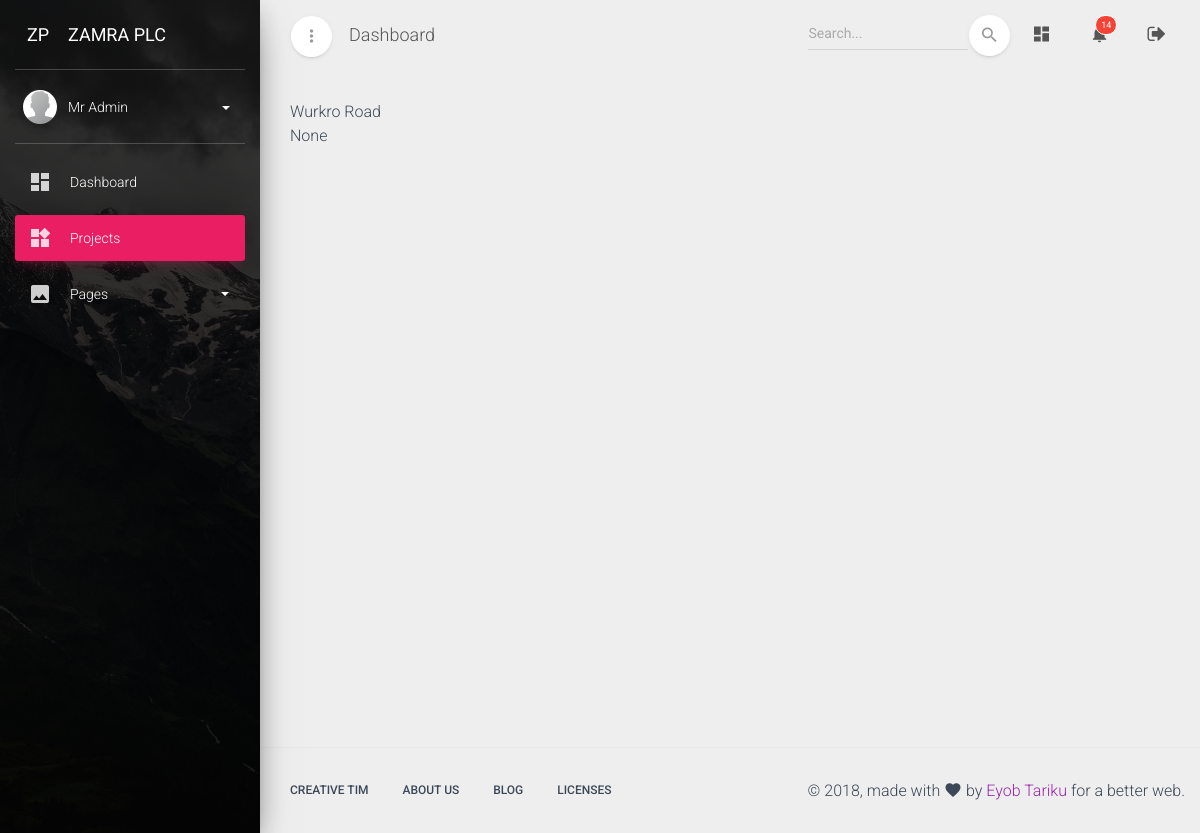
Page /dashboard/project/9 (signed in) on the committed database.
### dashboard/models.py (models this page shows, shortened)
class CustomUser(AbstractUser):
    avatar = models.ImageField(upload_to='avatars/', null=True, blank=True)
    full_name = models.CharField(max_length=120)
    job_title = models.CharField(max_length=100)
    bio = models.TextField('Short Bio', null=True, blank=True)
    projects_followed = models.ManyToManyField(
        'Project',
        related_name='project_followers',
        blank=True
    )
    projects_administered = models.ManyToManyField(
        'Project',
        related_name='projects_admins',
        blank=True
    )
    is_project_admin = models.BooleanField(
        'Administer Project Detals',
        default=False,
    )
    is_insurance_admin = models.BooleanField(
        'Administer Insurance Details',
        default=False,
    )
    is_variation_admin = models.BooleanField(
        'Administer Variation Details',
        default=False,
    )
    is_claim_admin = models.BooleanField(
        'Administer Time Claim Details',
        default=False,
    )
    is_payment_admin = models.BooleanField(
        'Administer Payment Details',
        default=False,
    )
    def get_full_name(self):
        return self.full_name
    def get_screen_name(self):
        if self.full_name:
            return self.get_full_name()
        else:
            return self.username
    def unseen_notifications(self, *args, **kwargs):
        return self.received_notifications.filter(is_seen=False)

class Base(models.Model):
    created_at = models.DateTimeField(
        auto_now_add=True,
        help_text='Record created date and time'
    )
    updated_at = models.DateTimeField(
        auto_now=True,
        help_text='Record last updated date and time'
    )
    class Meta:
        abstract = True

class Project(Base):
    CONSTRUCTION_TYPE_CHOICES = (
        ('builiding', 'Buildings and Structures'),
        ('road', 'Road and Highway'),
        ('water', 'Water and Irrigations'),
    )
    PROJECT_STATUS_CHOICES = (
        (1, 'Unknown'),
        (2, 'Mobilization'),
        (3, 'Active'),
        (4, 'Rectification'),
        (5, 'Suspended'),
        (6, 'Terminated'),
        (7, 'Closed'),
    )
    construction_type = models.CharField(
        max_length=60,
        choices=CONSTRUCTION_TYPE_CHOICES,
        default='builiding'
    )
    status = models.IntegerField(
        'Project Status',
        choices=PROJECT_STATUS_CHOICES,
        default=1,
    )
    consultant = models.ForeignKey(Consultant, on_delete=models.CASCADE)
    employer = models.CharField(
        max_length=100,
        help_text='Official full name of the Employer',
    )
    full_name = models.CharField(
        'Official Project Title',
        max_length=100,
        help_text='Official full name of the construction project',
    )
    short_name = models.CharField(
        'Short Unofficial Project Title',
        max_length=100,
        help_text='Short common name of the construction project',
    )
    project_code = models.CharField(
        'Project Code (Optional)',
        max_length=30,
        null=True, blank=True,
    )
    description = models.TextField(
        'Short Project Description',
        null=True, blank=True,
        help_text='Short description of the construction project. (Optional)',
    )
    contract_amount = models.DecimalField(
        max_digits=16, decimal_places=2,
        null=True, blank=True,
        help_text='Project contract amount in ETB (before VAT)',
    )
    signing_date = models.DateField(
        'Agreement Signing Date',
        null=True, blank=True,
    )
    site_handover = models.DateField(
        'Site Handover Date',
        null=True, blank=True,
    )
    commencement_date = models.DateField(
        'commencement Date',
        null=True, blank=True,
    )
    period = models.PositiveIntegerField(
        'Contract Period',
        null=True, blank=True,
        help_text='Project life time in calendar days'
    )
    created_by = models.ForeignKey(
        CustomUser,
        related_name='projects',
        null=True,
        on_delete=models.SET_NULL,
    )
    objects = models.Manager()
    my_projects = managers.ProjectManager()
    tracker = FieldTracker()
    class Meta:
        ordering = ['status', '-updated_at', 'short_name', ]
        get_latest_by = 'updated_at'
        permissions = (
            ('admin_project', 'Administer Project'),
        )
    def __str__(self):
        return self.short_name

### dashboard/views/projects.py (the view)
# urls.py: path('project/<int:pk>', projects.ProjectDetail.as_view(), name='project-detail'),
class ProjectDetail(LoginRequiredMixin, generic.DetailView):
    model = models.Project
    template_name = 'dashboard/projects/project_detail.html'
    def get_context_data(self, *args, **kwargs):
        context = super(ProjectDetail, self).get_context_data(*args, **kwargs)
        context['page_name'] = 'Projects'
        return context

### dashboard/templates/dashboard/projects/project_detail.html (shortened to what this page needs)
{% extends 'dashboard_base.html' %}
{% load static %}
{% block content %}
   {{ project }}
   <br>
   {{ project.signing_date }}
   <br>
{% endblock content %}

### dashboard/templates/dashboard_base.html (shortened to what this page needs)
{% load static %}
<!DOCTYPE html>
<html lang="en">
<head>
  <link rel="stylesheet" href="https://maxcdn.bootstrapcdn.com/font-awesome/latest/css/font-awesome.min.css">
  <link rel="stylesheet" href="{% static 'assets/css/material-dashboard.min.css' %}">
  <link rel="stylesheet" href="{% static 'assets/css/custom.css' %}">
</head>
<body class="">
  <div class="wrapper">
  {% block wrapper %}
    <div class="sidebar" data-color="rose" data-background-color="black" data-image="{% static 'assets/img/sidebar-1.jpg' %}">
    {% block sidebar %}
        <div class="logo">
        {% block logo %}
            <a href="#" class="simple-text logo-mini">
                 ZP
            </a>
            <a href="#" class="simple-text logo-normal">
                 Zamra Plc
            </a>
        {% endblock logo %}
        </div>
        <div class="sidebar-wrapper">
        {% block sidebar_wrapper %}
            <div class="user">
                <div class="photo">
                    {% if user.avatar %}
                    <img src="{% static user.avatar.url %}" alt="Avatar">
                    {% else %}
                    <img src="{% static 'assets/img/default-avatar.png' %}">
                    {% endif %}
                </div>
                <div class="user-info">
                    <a data-toggle="collapse" href="dashboard.html#collapseExample" class="username">
                        <span>
                           {{ user.get_screen_name }}
                          <b class="caret"></b>
                        </span>
                    </a>
                </div>
            </div>
            <ul class="nav">
                <li class="nav-item {% if page_name == 'index' %} active {% endif %} ">
                    <a class="nav-link" href="{% url 'dashboard:index' %}">
                        <i class="material-icons">dashboard</i>
                        <p> Dashboard </p>
                    </a>
                </li>
                <li class="nav-item {% if page_name == 'Projects' %} active {% endif %} ">
                    <a class="nav-link" href="{% url 'dashboard:project-list' %}">
                        <i class="material-icons">widgets</i>
                        <p> Projects </p>
                    </a>
                </li>
                <li class="nav-item ">
                    <a class="nav-link" data-toggle="collapse" href="dashboard.html#pagesExamples">
                        <i class="material-icons">image</i>
                        <p> Pages
                           <b class="caret"></b>
                        </p>
                    </a>
                </li>
            </ul>
        {% endblock sidebar_wrapper %}
        </div>
    {% endblock sidebar %}
    </div>
    <div class="main-panel">
    {% block main_panel %}
        <nav class="navbar navbar-expand-lg navbar-transparent  navbar-absolute fixed-top">
        	<div class="container-fluid">
            <div class="navbar-wrapper">
              <div class="navbar-minimize">
                <button id="minimizeSidebar" class="btn btn-just-icon btn-white btn-fab btn-round">
                    <i class="material-icons text_align-center visible-on-sidebar-regular">more_vert</i>
                </button>
              </div>
        			<a class="navbar-brand" href="dashboard.html#pablo">Dashboard</a>
        		</div>
        	    <div class="collapse navbar-collapse justify-content-end">
              <form class="navbar-form">
                  <div class="input-group no-border">
                      <input type="text" value="" class="form-control" placeholder="Search...">
                      <button type="submit" class="btn btn-white btn-round btn-just-icon">
                        <i class="material-icons">search</i>
                        <div class="ripple-container"></div>
                      </button>
                  </div>
              </form>
        			<ul class="navbar-nav">
        				<li class="nav-item">
        					<a class="nav-link" href="{% url 'dashboard:index' %}">
                    <i class="material-icons">dashboard</i>
        					</a>
        				</li>
        				<li class="nav-item dropdown">
        					<a class="nav-link" href="#" id="navbarDropdownMenuLink" data-toggle="dropdown" aria-haspopup="true" aria-expanded="false">
                    <i class="material-icons">notifications</i>
                    {% if user.unseen_notifications %}
                    <span class="notification">{{ user.unseen_notifications.count }}</span>
                    {% endif %}
        					</a>
        				</li>
        				<li class="nav-item">
        					<a class="nav-link" href="{% url 'dashboard:logout' %}" title="Logout">
                    <i class="fa fa-sign-out"></i>
        					</a>
        				</li>
        			</ul>
        	    </div>
        	</div>
        </nav>
        <div class="content">
          <div class="container-fluid">
            {% block content %}
            {% endblock content %}
        </div>
    {% endblock main_panel %}
    </div>
    {% block footer %}
    <footer class="footer ">
      <div class="container">
          <nav class="pull-left">
              <ul>
                  <li>
                      <a href="https://www.creative-tim.com">
                          Creative Tim
                      </a>
                  </li>
                  <li>
                      <a href="http://presentation.creative-tim.com">
                         About Us
                      </a>
                  </li>
                  <li>
                      <a href="http://blog.creative-tim.com">
                         Blog
                      </a>
                  </li>
                  <li>
                      <a href="https://www.creative-tim.com/license">
                          Licenses
                      </a>
                  </li>
              </ul>
          </nav>
          <div class="copyright pull-right">
              &copy; {% now 'Y' %}, made with <i class="material-icons">favorite</i> by <a href="#" target="_blank">Eyob Tariku</a> for a better web.
          </div>
      </div>
    </footer>
    {% endblock footer %}
  {% endblock wrapper %}
  </div>
</body>
</html>

### rows in the picture
CustomUser: get_screen_name "Mr Admin", unseen_notifications.count "14"
Project: short_name "Wurkro Road", signing_date "None"
